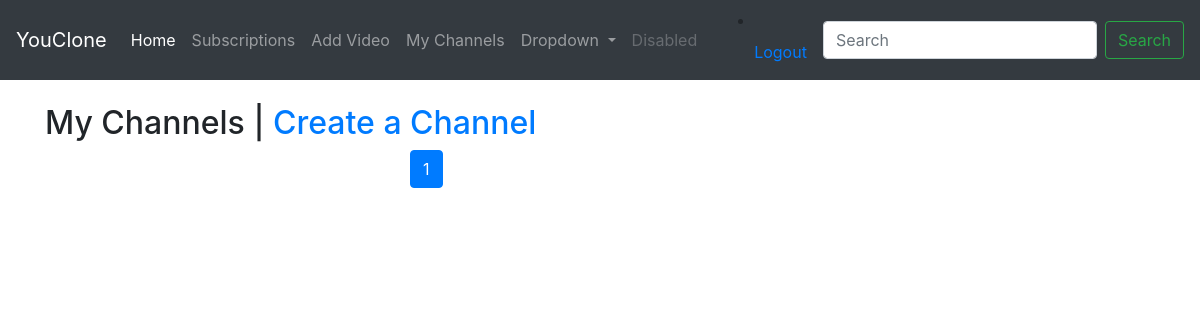
/channel/ (signed in), run on an earlier commit of the app's database.
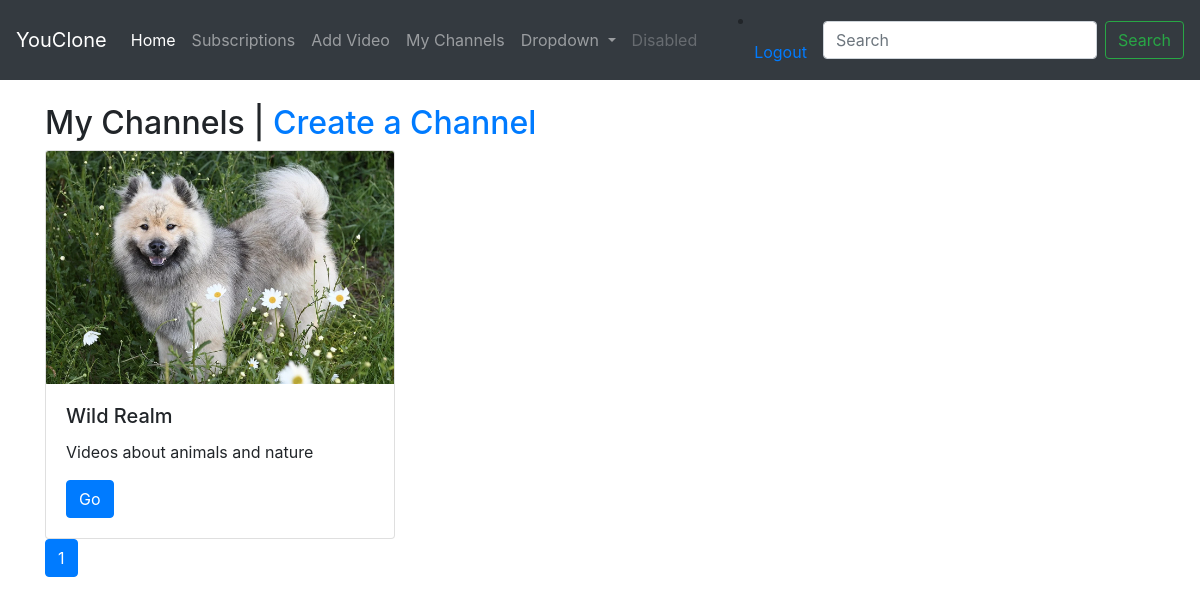
And on a later commit of the database.
### channel/models.py (models this page shows, shortened)
class Channel(models.Model):
    name = models.CharField(max_length=30)
    user = models.ForeignKey(User, null=True, on_delete=models.CASCADE)
    description = models.TextField(max_length=5000, blank=True)
    subscribers = models.ManyToManyField(User, related_name='channel_subscribers', blank=True)
    creation_date = models.DateTimeField(auto_now_add=True)
    avatar = models.ImageField(upload_to='media/avatars')

### channel/views.py (the view)
# urls.py: path('channel/', views.my_channels, name='my-channels'),
@login_required
def my_channels(request):
    channel_list = Channel.objects.filter(user=request.user).order_by('-subscribers')
    paginator = Paginator(channel_list, 20)
    page_number = request.GET.get('page')
    page_obj = paginator.get_page(page_number)
    context = {
        'page_obj': page_obj
    }
    return render(request, 'channel/my_channels.html', context)

### channel/templates/channel/my_channels.html (shortened to what this page needs)
{% extends 'video/base.html' %}
{% block content %}
    <section class="container mt-4">
        <h2>My Channels | <a href="{% url 'channel:channel-create' %}">Create a Channel</a></h2>
        <div class="row">
            <div class="col-md-4 mb-4">
                {% for channel in page_obj %}
                    <div class="card">
                    <img src="{{ channel.avatar.url }}" class="card-img-top" alt="Video Thumbnail">
                    <div class="card-body">
                        <h5 class="card-title">{{ channel.name }}</h5>
                        <p class="card-text">{{ channel.description }}</p>
                        <a href="{% url 'channel:channel-detail' channel.id %}" class="btn btn-primary">Go</a>
                    </div>
                {% endfor %}
                </div>
                <nav aria-label="Page navigation example">
                    <ul class="pagination">
                        <li class="page-item active">
                            <a class="page-link" href="#">{{ page_obj.number }}<span class="sr-only">(current)</span></a>
                        </li>
                    </ul>
                </nav>
            </div>
        </div>
    </section>
{% endblock %}

What changed in the data, as far as the page shows it:
added Channel: avatar (picture), name "Wild Realm", description "Videos about animals and nature"
